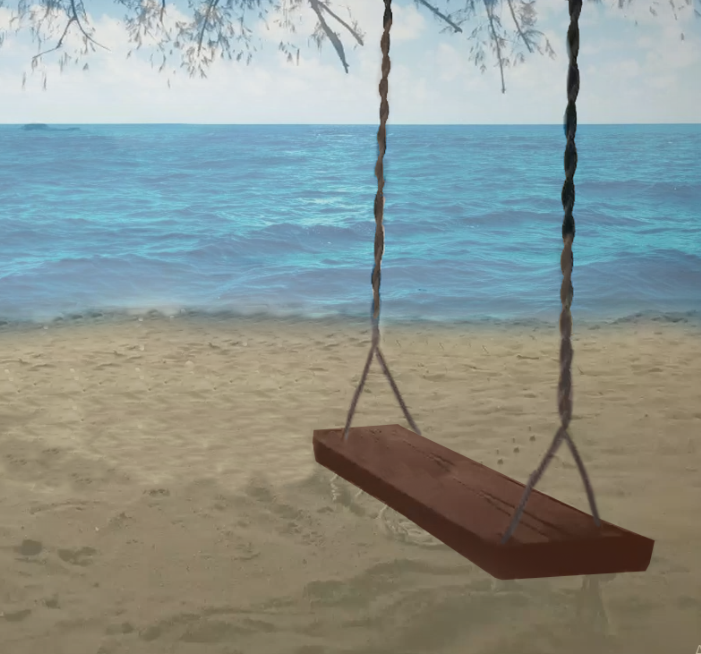
#> input picture Activity/Swing.png, 701 x 654 px
$ python Activity_1-4.py
#> lines starting #> are read from the running program, lines starting #| are printed output that depends on the picture
import cv2 as cv
import numpy as np
from matplotlib import pyplot as plt
from mpl_toolkits.mplot3d import Axes3D
import matplotlib.pyplot as plt
import random

img = cv.imread('Swing.png', cv.IMREAD_GRAYSCALE)
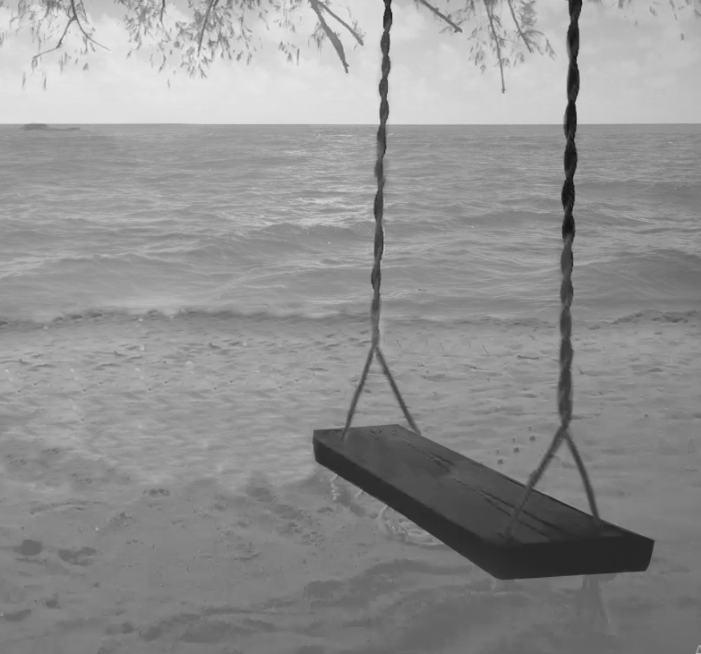
#> img: shape (654, 701); min 10, max 234, mean 145.4

# Resized
scale_percent = 60
width = int(img.shape[1] * scale_percent / 100)
#> width = 420
height = int(img.shape[0] * scale_percent / 100)
#> height = 392
dim = (width, height)
#> dim = (420, 392)

img = cv.resize(img, dim)
#> img: shape (392, 420)

#Plot
X, Y = np.mgrid[0:img.shape[0], 0:img.shape[1]]

fig = plt.figure()
ax = fig.add_subplot(projection='3d')

ax.set_xlabel('Height')
ax.set_ylabel('Width')
ax.set_zlabel('Color Intensity')
ax.plot_surface(X, Y, img, cmap='pink')
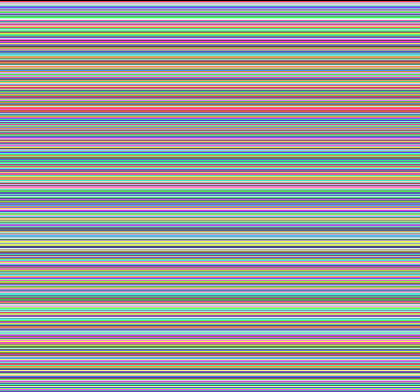
#> X: shape (392, 420) int64; 392 distinct labels, from 0 to 391; one colour per label, 0 black

plt.show()
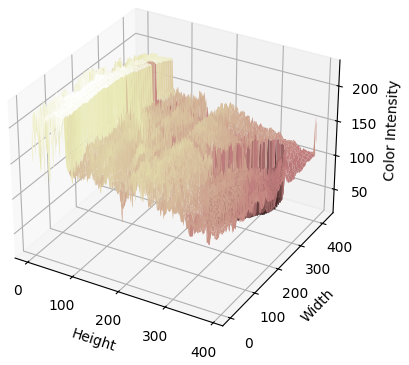
#> figure drawn by matplotlib, 1 panel

$ run again, with Activity/canyon.png copied over Activity/Swing.png
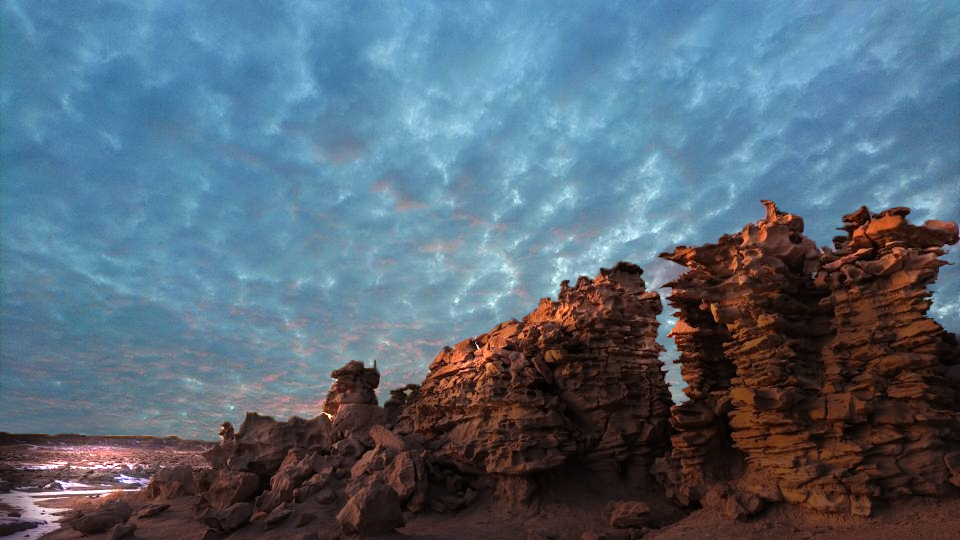
#> input picture Activity/canyon.png, 960 x 540 px
#> `ax.plot_surface(X, Y, img, cmap='pink')`:
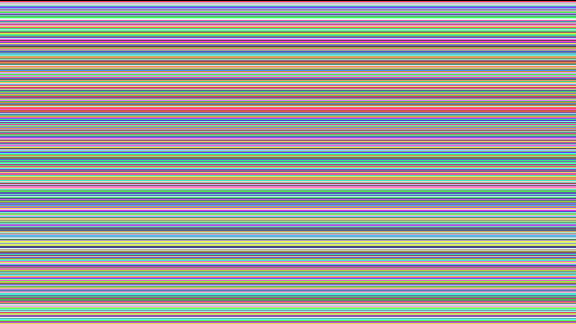
#> X: shape (324, 576) int64; 324 distinct labels, from 0 to 323; one colour per label, 0 black
#> `plt.show()`:
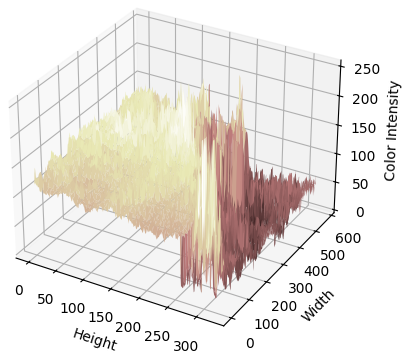
#> figure drawn by matplotlib, 1 panel

$ run again, with Activity/canyon_0.png copied over Activity/Swing.png
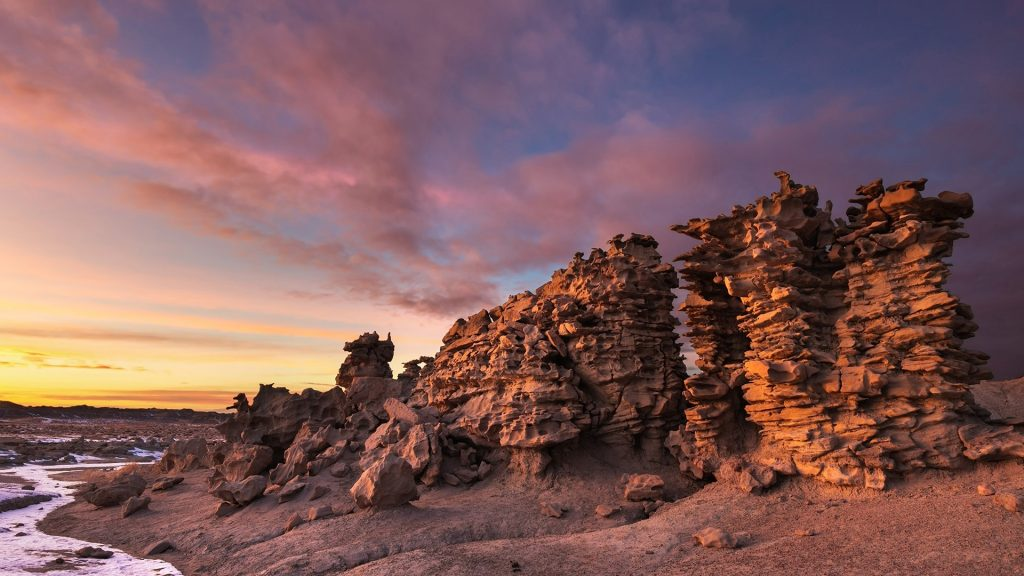
#> input picture Activity/canyon_0.png, 1024 x 576 px
#> `ax.plot_surface(X, Y, img, cmap='pink')`:
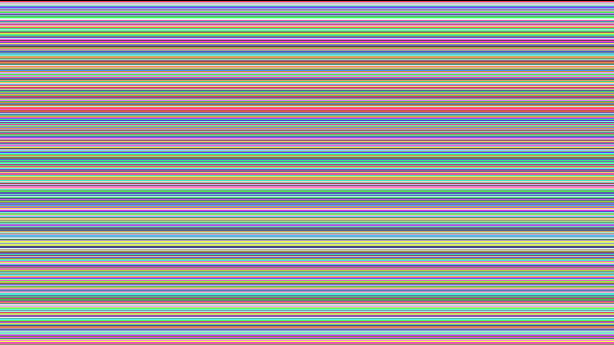
#> X: shape (345, 614) int64; 345 distinct labels, from 0 to 344; one colour per label, 0 black
#> `plt.show()`:
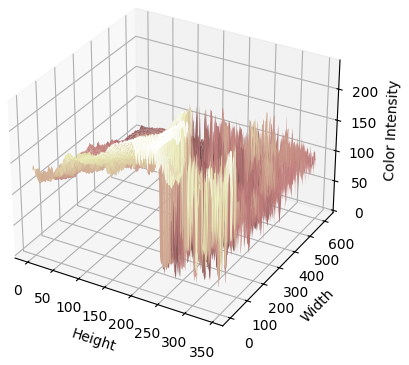
#> figure drawn by matplotlib, 1 panel

$ run again, with Activity/sea.png copied over Activity/Swing.png
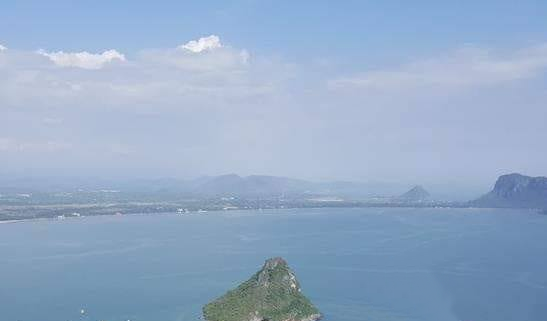
#> input picture Activity/sea.png, 547 x 321 px
#> `ax.plot_surface(X, Y, img, cmap='pink')`:
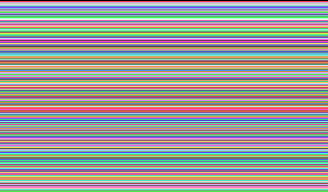
#> X: shape (192, 328) int64; 192 distinct labels, from 0 to 191; one colour per label, 0 black
#> `plt.show()`:
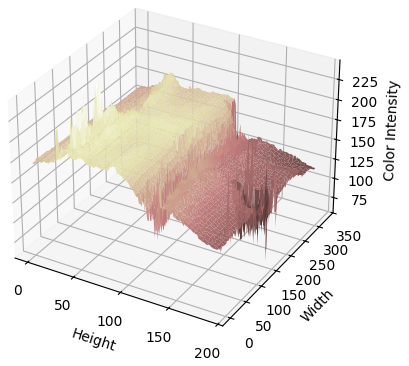
#> figure drawn by matplotlib, 1 panel
